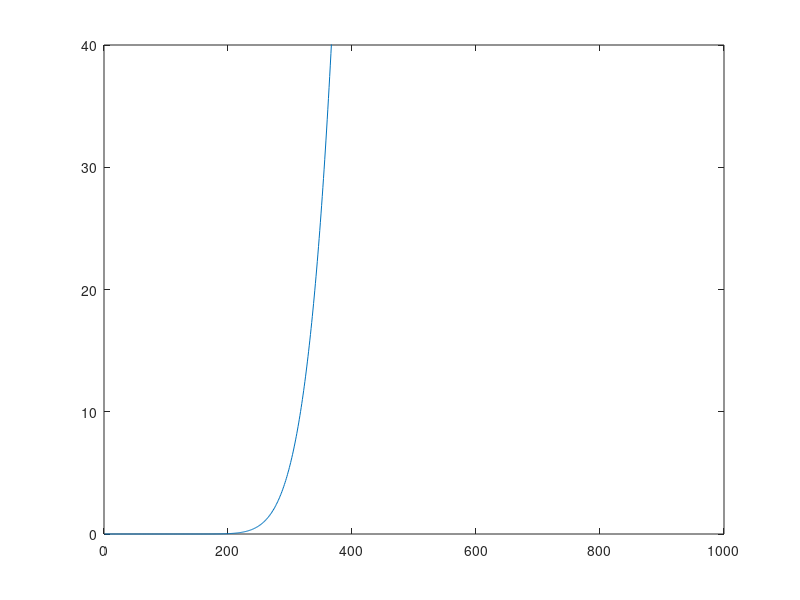

This figure's MATLAB source:
lambda1 = 3.6e-6; % lower limit of the wavelength
lambda2 = 5e-6; % upper limit of the wavelength

n = 100; % number of terms in the approximation of the integral

c = 2.998e8;  % speed of light [m/s]
h = 6.626e-34; % Planck's constant [Js]
k = 1.381e-23; % Boltzmann's constant [J/K]

Trange = 1:1000;

Intensity = zeros(size(Trange));
delta_lambda = (lambda2 - lambda1) / n;

for p=1:length(Trange),
  T = Trange(p);
  I = 0;
  for lambda=lambda1:delta_lambda:lambda2,
    I = I + 2*pi*h*c^2/(lambda^5*(exp(h*c/(lambda*k*T))-1)) * delta_lambda;
  end
  Intensity(p) = I;
end

figure(1);clf
plot(Trange,Intensity); axis([0 1000 0 40])

